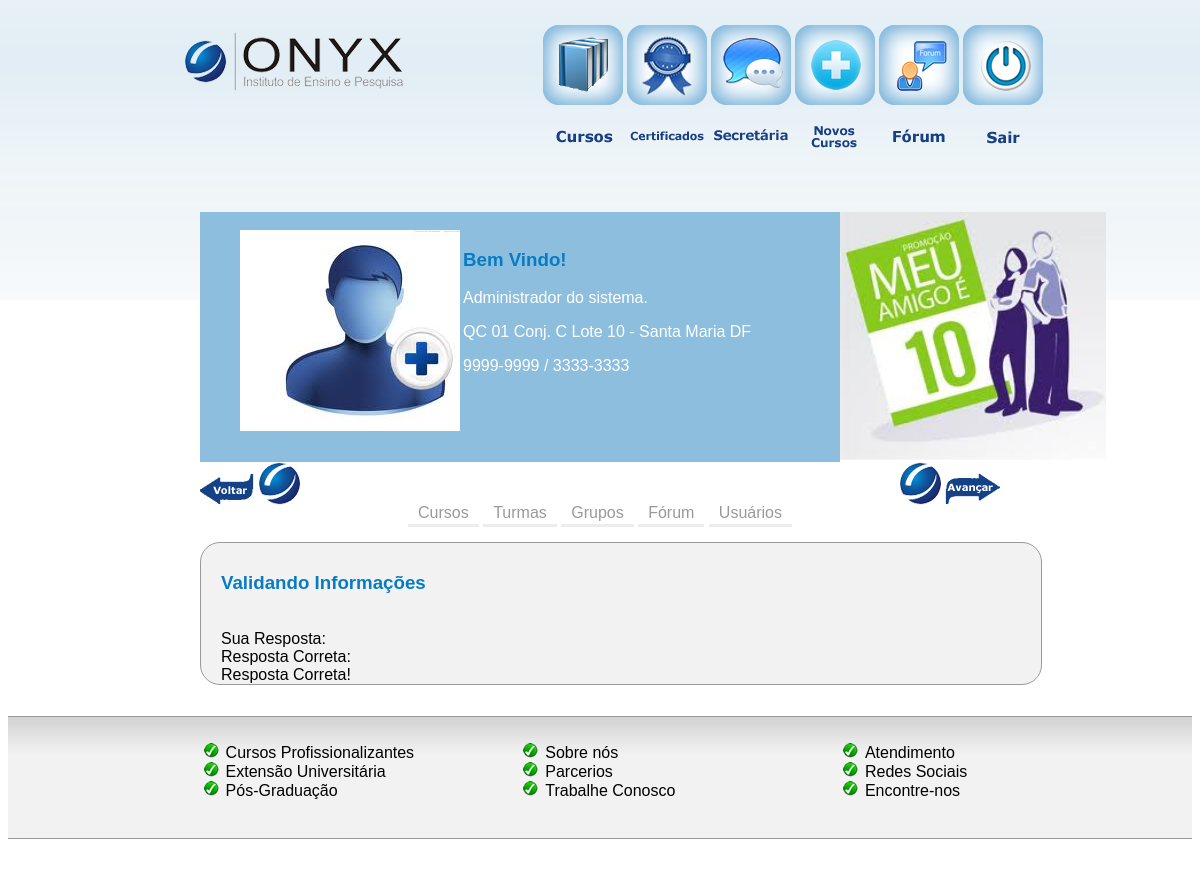
The page /adm/curso/valida_questionario.php (signed in) on the database as committed earlier.
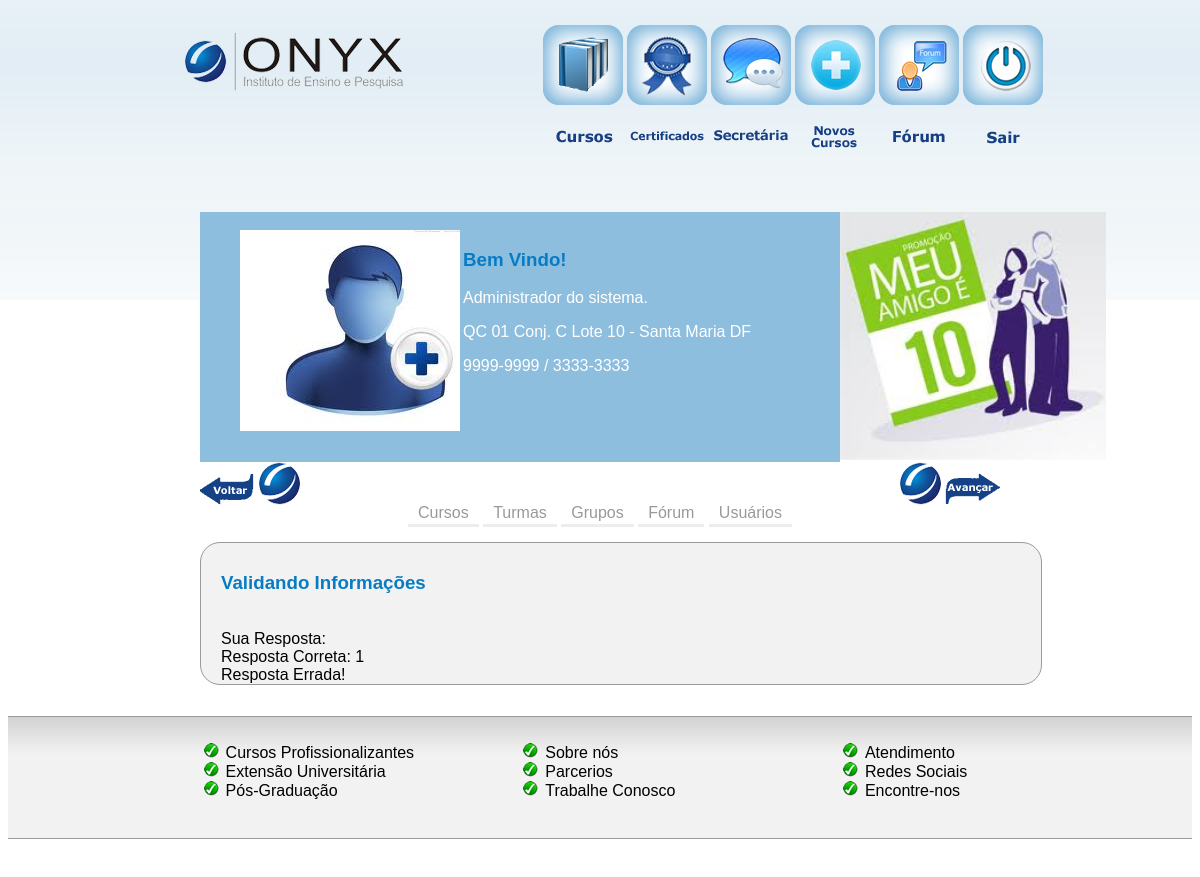
The same page on the database as committed later.
### tables this page shows
CREATE TABLE IF NOT EXISTS `questionario` (
  `id` int(5) NOT NULL AUTO_INCREMENT,
  `pergunta` varchar(255) NOT NULL,
  `resposta1` varchar(255) NOT NULL,
  `resposta2` varchar(255) NOT NULL,
  `resposta3` varchar(255) NOT NULL,
  `resposta4` varchar(255) NOT NULL,
  `respostaCorreta` int(5) NOT NULL,
  `dataCadastro` datetime NOT NULL DEFAULT CURRENT_TIMESTAMP,
  PRIMARY KEY (`id`)
);

### adm/curso/valida_questionario.php (the view, shortened to what this page needs)
<?php
include("../header.php");
$consulta = mysql_query("select * from questionario");
$resultado = mysql_fetch_array($consulta);
$respostaCorreta = $resultado['respostaCorreta'];
$questionario = $_POST['questionario'];
echo "<div id='conteudo_curso'>";
echo "<h3>Validando Informações </h3>";
echo "<br />";
echo "Sua Resposta: " . $questionario;
echo "<br />";
echo "Resposta Correta: " . $respostaCorreta;
echo "<br />";
if($questionario == $respostaCorreta){
	echo "Resposta Correta!";
}else{
	echo "Resposta Errada!";
}
echo "</div>";
include ("../footer.php");
?>

Rows that differ between the two databases and show on the page:
added questionario: respostaCorreta "1"
Other text that changed with them:
text no longer shown: "Resposta Correta!"
text now shown: "Resposta Errada!"
